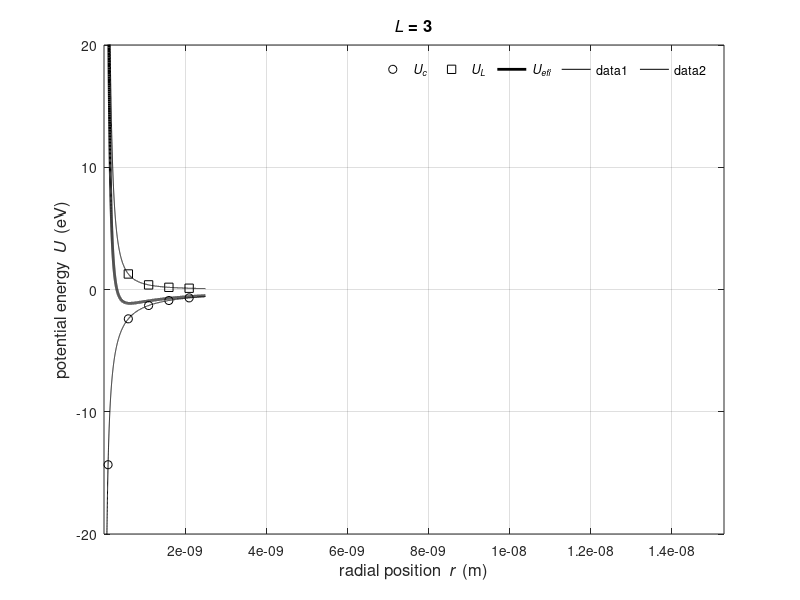
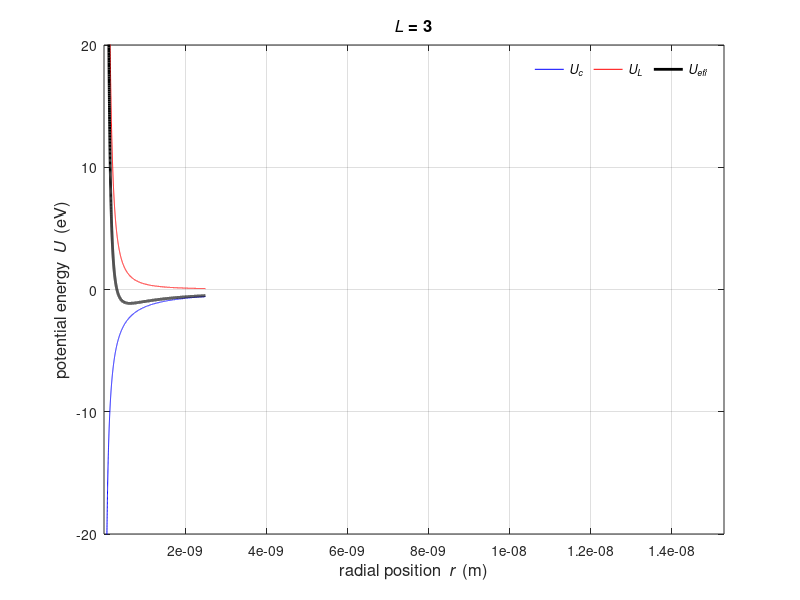

MATLAB code for these plots, in order:
% qp_h_pot.m

clear all 
close all
clc

% Inputs ------------------------------------------------------------------
L = 3;              % Orbital quantum number

num = 5001;         % Number of data points

r_min = 1e-12;
r_max = 25e-10;

% Constants ---------------------------------------------------------------
hbar = 1.055e-34;      % J.s
e = 1.602e-19;         % C
me = 9.109e-31;        % kg
eps0 = 8.854e-12;      % F/m

% Setup -------------------------------------------------------------------
% radial position
r = linspace(r_min,r_max,num);

% Calculate potnetial energies
U_c = -(e/(4*pi*eps0))./r;             % Coulomb interaction          

U_L = (hbar^2*L*(L+1)/(2*me*e))./r.^2; % Angular momentum

U_eff = U_c + U_L;                     % Effective potential energy

% Graphics ----------------------------------------------------------------
% black & white plot
figure(1)
set(gcf,'Units','Normalized') 
set(gcf,'Position',[0.2 0.15 0.2 0.2]) 
set(gca,'fontsize',8);
numS = [200:1000:num];
plot(r(numS),U_c(numS),'ko')
hold on
plot(r(numS),U_L(numS),'ks')
plot(r,U_eff,'k','LineWidth',2)
h_L = legend('\itU_c', '\itU_L', '\itU_{eff}','Orientation','horizontal');
set(h_L,'Box','off');
grid on
plot(r,U_c,'k')
plot(r,U_L,'k')
axis([r_min r_max -20 20])

tm1 = '{\itL} = '
tm2 = num2str(L,1);
tm = [tm1 tm2];
title(tm,'FontSize',12);
xlabel('radial position  {\itr}  (m)','FontSize',12);
ylabel('potential energy  {\itU}  (eV)','FontSize',12')

% colour plot
figure(2)
set(gcf,'Units','Normalized') 
set(gcf,'Position',[0.5 0.15 0.2 0.2]) 
set(gca,'fontsize',8);

plot(r,U_c,'b')
hold on
plot(r,U_L,'r')
plot(r,U_eff,'k','LineWidth',2)
axis([r_min r_max -20 20])
h_L = legend('\itU_c', '\itU_L', '\itU_{eff}','Orientation','horizontal');
set(h_L,'Box','off');
tm1 = '{\itL} = ';
tm2 = num2str(L,1);
tm = [tm1 tm2];
title(tm,'FontSize',12);
xlabel('radial position  {\itr}  (m)','FontSize',12);
ylabel('potential energy  {\itU}  (eV)','FontSize',12')
grid on
